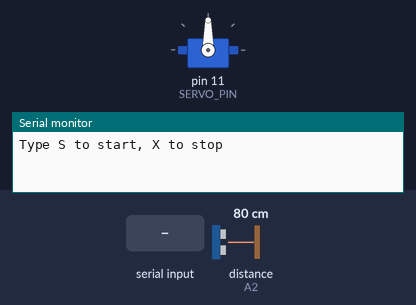
Simulated run of this sketch. Board: Arduino Uno, built with avr-gcc and run on an emulated ATmega328P. On the bench: servo, the last lines printed to the serial monitor. Wiring (inferred from the names in the program): ultrasonic range finder: trigger pin 9; echo A2. The inputs (shaded band) are chosen by the test bench; at power-on: distance to the obstacle (sensor on A2) 80 cm. The echo pulse lasts 58.3 µs per cm.

Above: at 1.7 s.
1.8 s: "S" received over Serial
At 2.7 s:
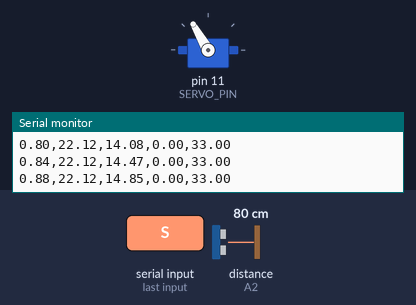
3.3 s: distance to the obstacle (sensor on A2) set to 9 cm
5.1 s: distance to the obstacle (sensor on A2) set to 18 cm
At 7.3 s:
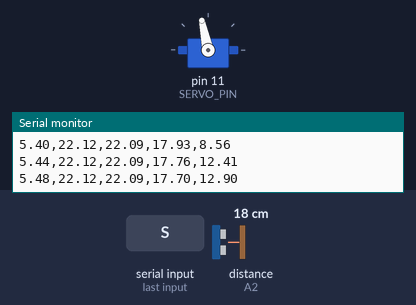
8.1 s: distance to the obstacle (sensor on A2) set to 2 cm
9.6 s: "X" received over Serial
At 10.2 s:
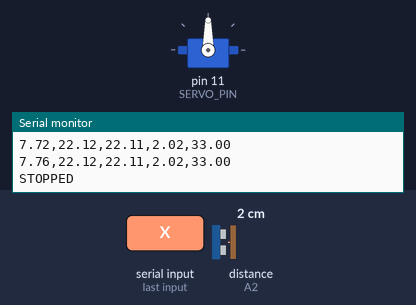
Timing chart, 0 to 12.1 s (numbered marks = the images above; inputs shaded):
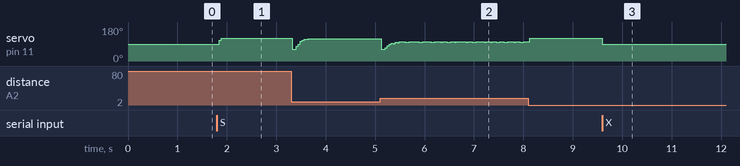

The sketch:

ES245_Lead_Simple.ino
```cpp
// ES245 Part 2, Task 8: LEAD compensator (simple version), Setup 5
// C(s) = 1.966 (0.791 s + 1)/(0.0791 s + 1), prefilter F(s) = 1/(0.791 s + 1)
// Discretised with Tustin for a 40 ms loop (numbers from MATLAB).
// Serial Monitor: 115200 baud, Newline.  Type S to start, X to stop.

#include <Servo.h>

const int TRIG = 9, ECHO = A2, SERVO_PIN = 11;
const float LEVEL  = 90.0;    // servo angle with the beam level
const float TARGET = 22.12;   // sensor reading with the car at the centre (cm)
const float KICK   = 3.0;     // small push to beat wheel friction (deg)
const unsigned long DT_MS = 40;

// Lead:      u[k]  = B0*e[k] + B1*e[k-1] + A1*u[k-1]
const float B0 = 16.0886, B1 = -15.2947, A1 = 0.5962;
// Prefilter: rf[k] = F0*(r[k] + r[k-1]) + F1*rf[k-1]
const float F0 = 0.02467, F1 = 0.95065;

Servo servo;
bool running = false;
float ePrev = 0, uPrev = 0, rf = 0, pos = 0;
unsigned long tStart = 0, tLast = 0;

float readCm() {
  digitalWrite(TRIG, LOW);  delayMicroseconds(2);
  digitalWrite(TRIG, HIGH); delayMicroseconds(10);
  digitalWrite(TRIG, LOW);
  unsigned long us = pulseIn(ECHO, HIGH, 30000UL);
  float d = us * 0.0343 / 2.0;
  if (us == 0 || d < 2 || d > 40) return pos;   // bad echo: keep last value
  return d;
}

void setAngle(float offset) {
  offset = constrain(offset, -30, 30);
  servo.write(LEVEL + offset);
}

void setup() {
  Serial.begin(115200);
  pinMode(TRIG, OUTPUT);
  pinMode(ECHO, INPUT);
  servo.attach(SERVO_PIN);
  setAngle(0);
  delay(500);
  pos = readCm();
  Serial.println("Type S to start, X to stop");
}

void loop() {
  // 1) Commands
  if (Serial.available()) {
    char c = toupper(Serial.read());
    if (c == 'S') {
      pos = readCm();
      rf = pos;                       // prefilter starts where the car is
      ePrev = 0; uPrev = 0;
      tStart = tLast = millis();
      running = true;
      Serial.println("time_s,target_cm,filtered_target_cm,position_cm,servo_deg");
    }
    if (c == 'X') { running = false; setAngle(0); Serial.println("STOPPED"); }
  }
  if (!running) return;

  // 2) Fixed 40 ms loop
  unsigned long now = millis();
  if (now - tLast < DT_MS) return;
  tLast = now;

  // 3) Measure (light smoothing of the sensor)
  pos = 0.7 * readCm() + 0.3 * pos;

  // 4) Prefilter the target, then the lead compensator
  rf = F0 * (TARGET + TARGET) + F1 * rf;
  float e = rf - pos;
  float u = B0 * e + B1 * ePrev + A1 * uPrev;
  u = constrain(u, -30, 30);
  ePrev = e; uPrev = u;

  // 5) Friction kick, then drive the servo
  float err = TARGET - pos;
  float out = u;
  if (err >  0.5) out += KICK;
  if (err < -0.5) out -= KICK;
  setAngle(out);

  // 6) Log
  Serial.print((now - tStart) / 1000.0, 2); Serial.print(',');
  Serial.print(TARGET, 2);  Serial.print(',');
  Serial.print(rf, 2);      Serial.print(',');
  Serial.print(pos, 2);     Serial.print(',');
  Serial.println(out, 2);
}
```

Measured:
- after the input at 1.8 s, servo on pin 11 (SERVO_PIN): 90° → 120° after 0.05 s
- after the input at 9.6 s, servo on pin 11 (SERVO_PIN): 120° → 90° at once
